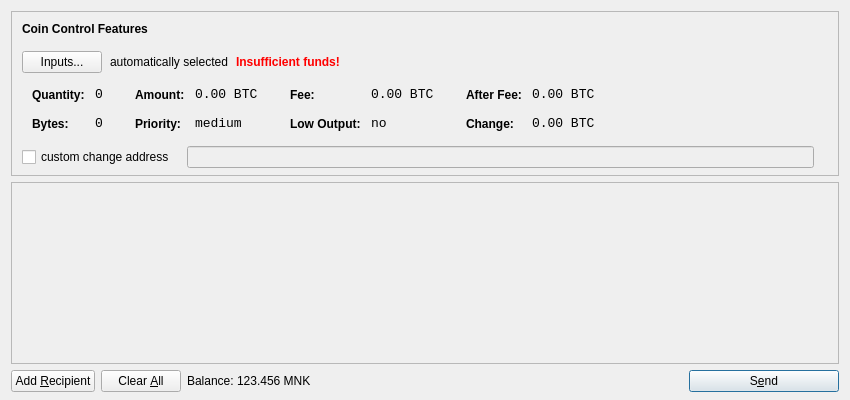
<?xml version="1.0" encoding="UTF-8"?>
<ui version="4.0">
 <class>SendCoinsDialog</class>
 <widget class="QDialog" name="SendCoinsDialog">
  <property name="geometry">
   <rect>
    <x>0</x>
    <y>0</y>
    <width>850</width>
    <height>400</height>
   </rect>
  </property>
  <property name="windowTitle">
   <string>Send Coins</string>
  </property>
  <layout class="QVBoxLayout" name="verticalLayout" stretch="0,1,0">
   <property name="bottomMargin">
    <number>8</number>
   </property>
   <item>
    <widget class="QFrame" name="frameCoinControl">
     <property name="sizePolicy">
      <sizepolicy hsizetype="Expanding" vsizetype="Expanding">
       <horstretch>0</horstretch>
       <verstretch>0</verstretch>
      </sizepolicy>
     </property>
     <property name="maximumSize">
      <size>
       <width>16777215</width>
       <height>16777215</height>
      </size>
     </property>
     <property name="frameShape">
      <enum>QFrame::StyledPanel</enum>
     </property>
     <property name="frameShadow">
      <enum>QFrame::Sunken</enum>
     </property>
     <layout class="QVBoxLayout" name="verticalLayoutCoinControl2">
      <property name="spacing">
       <number>-1</number>
      </property>
      <property name="leftMargin">
       <number>0</number>
      </property>
      <property name="topMargin">
       <number>0</number>
      </property>
      <property name="rightMargin">
       <number>0</number>
      </property>
      <property name="bottomMargin">
       <number>6</number>
      </property>
      <item>
       <layout class="QVBoxLayout" name="verticalLayoutCoinControl" stretch="0,0,0,0,1">
        <property name="spacing">
         <number>0</number>
        </property>
        <property name="leftMargin">
         <number>10</number>
        </property>
        <property name="topMargin">
         <number>10</number>
        </property>
        <item>
         <layout class="QHBoxLayout" name="horizontalLayoutCoinControl1">
          <property name="bottomMargin">
           <number>15</number>
          </property>
          <item>
           <widget class="QLabel" name="labelCoinControlFeatures">
            <property name="sizePolicy">
             <sizepolicy hsizetype="Preferred" vsizetype="Maximum">
              <horstretch>0</horstretch>
              <verstretch>0</verstretch>
             </sizepolicy>
            </property>
            <property name="font">
             <font>
              <weight>75</weight>
              <bold>true</bold>
             </font>
            </property>
            <property name="styleSheet">
             <string notr="true">font-weight:bold;</string>
            </property>
            <property name="text">
             <string>Coin Control Features</string>
            </property>
           </widget>
          </item>
         </layout>
        </item>
        <item>
         <layout class="QHBoxLayout" name="horizontalLayoutCoinControl2" stretch="0,0,0,0">
          <property name="spacing">
           <number>8</number>
          </property>
          <property name="bottomMargin">
           <number>10</number>
          </property>
          <item>
           <widget class="QPushButton" name="pushButtonCoinControl">
            <property name="styleSheet">
             <string notr="true"/>
            </property>
            <property name="text">
             <string>Inputs...</string>
            </property>
           </widget>
          </item>
          <item>
           <widget class="QLabel" name="labelCoinControlAutomaticallySelected">
            <property name="text">
             <string>automatically selected</string>
            </property>
            <property name="margin">
             <number>5</number>
            </property>
           </widget>
          </item>
          <item>
           <widget class="QLabel" name="labelCoinControlInsuffFunds">
            <property name="font">
             <font>
              <weight>75</weight>
              <bold>true</bold>
             </font>
            </property>
            <property name="styleSheet">
             <string notr="true">color:red;font-weight:bold;</string>
            </property>
            <property name="text">
             <string>Insufficient funds!</string>
            </property>
            <property name="margin">
             <number>5</number>
            </property>
           </widget>
          </item>
          <item>
           <spacer name="horizontalSpacerCoinControl">
            <property name="orientation">
             <enum>Qt::Horizontal</enum>
            </property>
            <property name="sizeHint" stdset="0">
             <size>
              <width>40</width>
              <height>1</height>
             </size>
            </property>
           </spacer>
          </item>
         </layout>
        </item>
        <item>
         <widget class="QWidget" name="widgetCoinControl" native="true">
          <property name="sizePolicy">
           <sizepolicy hsizetype="Preferred" vsizetype="Preferred">
            <horstretch>0</horstretch>
            <verstretch>0</verstretch>
           </sizepolicy>
          </property>
          <property name="minimumSize">
           <size>
            <width>0</width>
            <height>0</height>
           </size>
          </property>
          <property name="styleSheet">
           <string notr="true"/>
          </property>
          <layout class="QHBoxLayout" name="horizontalLayoutCoinControl5">
           <property name="margin">
            <number>0</number>
           </property>
           <item>
            <layout class="QHBoxLayout" name="horizontalLayoutCoinControl3" stretch="0,0,0,1">
             <property name="spacing">
              <number>20</number>
             </property>
             <property name="topMargin">
              <number>0</number>
             </property>
             <property name="bottomMargin">
              <number>10</number>
             </property>
             <item>
              <layout class="QFormLayout" name="formLayoutCoinControl1">
               <property name="horizontalSpacing">
                <number>10</number>
               </property>
               <property name="verticalSpacing">
                <number>14</number>
               </property>
               <property name="leftMargin">
                <number>10</number>
               </property>
               <property name="topMargin">
                <number>4</number>
               </property>
               <property name="rightMargin">
                <number>6</number>
               </property>
               <item row="0" column="0">
                <widget class="QLabel" name="labelCoinControlQuantityText">
                 <property name="styleSheet">
                  <string notr="true">font-weight:bold;</string>
                 </property>
                 <property name="text">
                  <string>Quantity:</string>
                 </property>
                 <property name="margin">
                  <number>0</number>
                 </property>
                </widget>
               </item>
               <item row="0" column="1">
                <widget class="QLabel" name="labelCoinControlQuantity">
                 <property name="font">
                  <font>
                   <family>Monospace</family>
                   <pointsize>10</pointsize>
                  </font>
                 </property>
                 <property name="cursor">
                  <cursorShape>IBeamCursor</cursorShape>
                 </property>
                 <property name="contextMenuPolicy">
                  <enum>Qt::ActionsContextMenu</enum>
                 </property>
                 <property name="text">
                  <string notr="true">0</string>
                 </property>
                 <property name="margin">
                  <number>0</number>
                 </property>
                 <property name="textInteractionFlags">
                  <set>Qt::LinksAccessibleByMouse|Qt::TextSelectableByKeyboard|Qt::TextSelectableByMouse</set>
                 </property>
                </widget>
               </item>
               <item row="1" column="0">
                <widget class="QLabel" name="labelCoinControlBytesText">
                 <property name="styleSheet">
                  <string notr="true">font-weight:bold;</string>
                 </property>
                 <property name="text">
                  <string>Bytes:</string>
                 </property>
                </widget>
               </item>
               <item row="1" column="1">
                <widget class="QLabel" name="labelCoinControlBytes">
                 <property name="font">
                  <font>
                   <family>Monospace</family>
                   <pointsize>10</pointsize>
                  </font>
                 </property>
                 <property name="cursor">
                  <cursorShape>IBeamCursor</cursorShape>
                 </property>
                 <property name="contextMenuPolicy">
                  <enum>Qt::ActionsContextMenu</enum>
                 </property>
                 <property name="text">
                  <string notr="true">0</string>
                 </property>
                 <property name="textInteractionFlags">
                  <set>Qt::LinksAccessibleByMouse|Qt::TextSelectableByKeyboard|Qt::TextSelectableByMouse</set>
                 </property>
                </widget>
               </item>
              </layout>
             </item>
             <item>
              <layout class="QFormLayout" name="formLayoutCoinControl2">
               <property name="horizontalSpacing">
                <number>10</number>
               </property>
               <property name="verticalSpacing">
                <number>14</number>
               </property>
               <property name="leftMargin">
                <number>6</number>
               </property>
               <property name="topMargin">
                <number>4</number>
               </property>
               <property name="rightMargin">
                <number>6</number>
               </property>
               <item row="0" column="0">
                <widget class="QLabel" name="labelCoinControlAmountText">
                 <property name="styleSheet">
                  <string notr="true">font-weight:bold;</string>
                 </property>
                 <property name="text">
                  <string>Amount:</string>
                 </property>
                 <property name="margin">
                  <number>0</number>
                 </property>
                </widget>
               </item>
               <item row="0" column="1">
                <widget class="QLabel" name="labelCoinControlAmount">
                 <property name="font">
                  <font>
                   <family>Monospace</family>
                   <pointsize>10</pointsize>
                  </font>
                 </property>
                 <property name="cursor">
                  <cursorShape>IBeamCursor</cursorShape>
                 </property>
                 <property name="contextMenuPolicy">
                  <enum>Qt::ActionsContextMenu</enum>
                 </property>
                 <property name="text">
                  <string notr="true">0.00 BTC</string>
                 </property>
                 <property name="textInteractionFlags">
                  <set>Qt::LinksAccessibleByMouse|Qt::TextSelectableByKeyboard|Qt::TextSelectableByMouse</set>
                 </property>
                </widget>
               </item>
               <item row="1" column="0">
                <widget class="QLabel" name="labelCoinControlPriorityText">
                 <property name="styleSheet">
                  <string notr="true">font-weight:bold;</string>
                 </property>
                 <property name="text">
                  <string>Priority:</string>
                 </property>
                </widget>
               </item>
               <item row="1" column="1">
                <widget class="QLabel" name="labelCoinControlPriority">
                 <property name="font">
                  <font>
                   <family>Monospace</family>
                   <pointsize>10</pointsize>
                  </font>
                 </property>
                 <property name="cursor">
                  <cursorShape>IBeamCursor</cursorShape>
                 </property>
                 <property name="contextMenuPolicy">
                  <enum>Qt::ActionsContextMenu</enum>
                 </property>
                 <property name="text">
                  <string>medium</string>
                 </property>
                 <property name="textInteractionFlags">
                  <set>Qt::LinksAccessibleByMouse|Qt::TextSelectableByKeyboard|Qt::TextSelectableByMouse</set>
                 </property>
                </widget>
               </item>
              </layout>
             </item>
             <item>
              <layout class="QFormLayout" name="formLayoutCoinControl3">
               <property name="horizontalSpacing">
                <number>10</number>
               </property>
               <property name="verticalSpacing">
                <number>14</number>
               </property>
               <property name="leftMargin">
                <number>6</number>
               </property>
               <property name="topMargin">
                <number>4</number>
               </property>
               <property name="rightMargin">
                <number>6</number>
               </property>
               <item row="0" column="0">
                <widget class="QLabel" name="labelCoinControlFeeText">
                 <property name="styleSheet">
                  <string notr="true">font-weight:bold;</string>
                 </property>
                 <property name="text">
                  <string>Fee:</string>
                 </property>
                 <property name="margin">
                  <number>0</number>
                 </property>
                </widget>
               </item>
               <item row="0" column="1">
                <widget class="QLabel" name="labelCoinControlFee">
                 <property name="font">
                  <font>
                   <family>Monospace</family>
                   <pointsize>10</pointsize>
                  </font>
                 </property>
                 <property name="cursor">
                  <cursorShape>IBeamCursor</cursorShape>
                 </property>
                 <property name="contextMenuPolicy">
                  <enum>Qt::ActionsContextMenu</enum>
                 </property>
                 <property name="text">
                  <string notr="true">0.00 BTC</string>
                 </property>
                 <property name="textInteractionFlags">
                  <set>Qt::LinksAccessibleByMouse|Qt::TextSelectableByKeyboard|Qt::TextSelectableByMouse</set>
                 </property>
                </widget>
               </item>
               <item row="1" column="0">
                <widget class="QLabel" name="labelCoinControlLowOutputText">
                 <property name="styleSheet">
                  <string notr="true">font-weight:bold;</string>
                 </property>
                 <property name="text">
                  <string>Low Output:</string>
                 </property>
                </widget>
               </item>
               <item row="1" column="1">
                <widget class="QLabel" name="labelCoinControlLowOutput">
                 <property name="font">
                  <font>
                   <family>Monospace</family>
                   <pointsize>10</pointsize>
                  </font>
                 </property>
                 <property name="cursor">
                  <cursorShape>IBeamCursor</cursorShape>
                 </property>
                 <property name="contextMenuPolicy">
                  <enum>Qt::ActionsContextMenu</enum>
                 </property>
                 <property name="text">
                  <string>no</string>
                 </property>
                 <property name="textInteractionFlags">
                  <set>Qt::LinksAccessibleByMouse|Qt::TextSelectableByKeyboard|Qt::TextSelectableByMouse</set>
                 </property>
                </widget>
               </item>
              </layout>
             </item>
             <item>
              <layout class="QFormLayout" name="formLayoutCoinControl4">
               <property name="horizontalSpacing">
                <number>10</number>
               </property>
               <property name="verticalSpacing">
                <number>14</number>
               </property>
               <property name="leftMargin">
                <number>6</number>
               </property>
               <property name="topMargin">
                <number>4</number>
               </property>
               <property name="rightMargin">
                <number>6</number>
               </property>
               <item row="0" column="0">
                <widget class="QLabel" name="labelCoinControlAfterFeeText">
                 <property name="styleSheet">
                  <string notr="true">font-weight:bold;</string>
                 </property>
                 <property name="text">
                  <string>After Fee:</string>
                 </property>
                 <property name="margin">
                  <number>0</number>
                 </property>
                </widget>
               </item>
               <item row="0" column="1">
                <widget class="QLabel" name="labelCoinControlAfterFee">
                 <property name="font">
                  <font>
                   <family>Monospace</family>
                   <pointsize>10</pointsize>
                  </font>
                 </property>
                 <property name="cursor">
                  <cursorShape>IBeamCursor</cursorShape>
                 </property>
                 <property name="contextMenuPolicy">
                  <enum>Qt::ActionsContextMenu</enum>
                 </property>
                 <property name="text">
                  <string notr="true">0.00 BTC</string>
                 </property>
                 <property name="textInteractionFlags">
                  <set>Qt::LinksAccessibleByMouse|Qt::TextSelectableByKeyboard|Qt::TextSelectableByMouse</set>
                 </property>
                </widget>
               </item>
               <item row="1" column="0">
                <widget class="QLabel" name="labelCoinControlChangeText">
                 <property name="styleSheet">
                  <string notr="true">font-weight:bold;</string>
                 </property>
                 <property name="text">
                  <string>Change:</string>
                 </property>
                </widget>
               </item>
               <item row="1" column="1">
                <widget class="QLabel" name="labelCoinControlChange">
                 <property name="font">
                  <font>
                   <family>Monospace</family>
                   <pointsize>10</pointsize>
                  </font>
                 </property>
                 <property name="cursor">
                  <cursorShape>IBeamCursor</cursorShape>
                 </property>
                 <property name="contextMenuPolicy">
                  <enum>Qt::ActionsContextMenu</enum>
                 </property>
                 <property name="text">
                  <string notr="true">0.00 BTC</string>
                 </property>
                 <property name="textInteractionFlags">
                  <set>Qt::LinksAccessibleByMouse|Qt::TextSelectableByKeyboard|Qt::TextSelectableByMouse</set>
                 </property>
                </widget>
               </item>
              </layout>
             </item>
            </layout>
           </item>
          </layout>
         </widget>
        </item>
        <item>
         <layout class="QHBoxLayout" name="horizontalLayoutCoinControl4" stretch="0,0,0">
          <property name="spacing">
           <number>12</number>
          </property>
          <property name="sizeConstraint">
           <enum>QLayout::SetDefaultConstraint</enum>
          </property>
          <property name="topMargin">
           <number>5</number>
          </property>
          <property name="rightMargin">
           <number>5</number>
          </property>
          <item>
           <widget class="QCheckBox" name="checkBoxCoinControlChange">
            <property name="text">
             <string>custom change address</string>
            </property>
           </widget>
          </item>
          <item>
           <widget class="QLineEdit" name="lineEditCoinControlChange">
            <property name="enabled">
             <bool>false</bool>
            </property>
            <property name="sizePolicy">
             <sizepolicy hsizetype="Expanding" vsizetype="Fixed">
              <horstretch>0</horstretch>
              <verstretch>0</verstretch>
             </sizepolicy>
            </property>
           </widget>
          </item>
          <item>
           <widget class="QLabel" name="labelCoinControlChangeLabel">
            <property name="sizePolicy">
             <sizepolicy hsizetype="Preferred" vsizetype="Expanding">
              <horstretch>0</horstretch>
              <verstretch>0</verstretch>
             </sizepolicy>
            </property>
            <property name="minimumSize">
             <size>
              <width>0</width>
              <height>0</height>
             </size>
            </property>
            <property name="text">
             <string/>
            </property>
            <property name="margin">
             <number>3</number>
            </property>
           </widget>
          </item>
         </layout>
        </item>
        <item>
         <spacer name="verticalSpacerCoinControl">
          <property name="orientation">
           <enum>Qt::Vertical</enum>
          </property>
          <property name="sizeHint" stdset="0">
           <size>
            <width>800</width>
            <height>1</height>
           </size>
          </property>
         </spacer>
        </item>
       </layout>
      </item>
     </layout>
    </widget>
   </item>
   <item>
    <widget class="QScrollArea" name="scrollArea">
     <property name="widgetResizable">
      <bool>true</bool>
     </property>
     <widget class="QWidget" name="scrollAreaWidgetContents">
      <property name="geometry">
       <rect>
        <x>0</x>
        <y>0</y>
        <width>830</width>
        <height>165</height>
       </rect>
      </property>
      <layout class="QVBoxLayout" name="verticalLayout_2">
       <property name="margin">
        <number>0</number>
       </property>
       <item>
        <layout class="QVBoxLayout" name="entries">
         <property name="spacing">
          <number>6</number>
         </property>
        </layout>
       </item>
       <item>
        <spacer name="verticalSpacer">
         <property name="orientation">
          <enum>Qt::Vertical</enum>
         </property>
         <property name="sizeHint" stdset="0">
          <size>
           <width>20</width>
           <height>40</height>
          </size>
         </property>
        </spacer>
       </item>
      </layout>
     </widget>
    </widget>
   </item>
   <item>
    <layout class="QHBoxLayout" name="horizontalLayout">
     <item>
      <widget class="QPushButton" name="addButton">
       <property name="toolTip">
        <string>Send to multiple recipients at once</string>
       </property>
       <property name="text">
        <string>Add &amp;Recipient</string>
       </property>
       <property name="icon">
        <iconset resource="../bitcoin.qrc">
         <normaloff>:/icons/add</normaloff>:/icons/add</iconset>
       </property>
       <property name="autoDefault">
        <bool>false</bool>
       </property>
      </widget>
     </item>
     <item>
      <widget class="QPushButton" name="clearButton">
       <property name="sizePolicy">
        <sizepolicy hsizetype="Minimum" vsizetype="Fixed">
         <horstretch>0</horstretch>
         <verstretch>0</verstretch>
        </sizepolicy>
       </property>
       <property name="toolTip">
        <string>Remove all transaction fields</string>
       </property>
       <property name="text">
        <string>Clear &amp;All</string>
       </property>
       <property name="icon">
        <iconset resource="../bitcoin.qrc">
         <normaloff>:/icons/remove</normaloff>:/icons/remove</iconset>
       </property>
       <property name="autoRepeatDelay">
        <number>300</number>
       </property>
       <property name="autoDefault">
        <bool>false</bool>
       </property>
      </widget>
     </item>
     <item>
      <layout class="QHBoxLayout" name="horizontalLayout_2">
       <property name="spacing">
        <number>3</number>
       </property>
       <item>
        <widget class="QLabel" name="label">
         <property name="text">
          <string>Balance:</string>
         </property>
        </widget>
       </item>
       <item>
        <widget class="QLabel" name="labelBalance">
         <property name="cursor">
          <cursorShape>IBeamCursor</cursorShape>
         </property>
         <property name="text">
          <string>123.456 MNK</string>
         </property>
         <property name="textInteractionFlags">
          <set>Qt::LinksAccessibleByMouse|Qt::TextSelectableByKeyboard|Qt::TextSelectableByMouse</set>
         </property>
        </widget>
       </item>
      </layout>
     </item>
     <item>
      <spacer name="horizontalSpacer">
       <property name="orientation">
        <enum>Qt::Horizontal</enum>
       </property>
       <property name="sizeHint" stdset="0">
        <size>
         <width>40</width>
         <height>20</height>
        </size>
       </property>
      </spacer>
     </item>
     <item>
      <widget class="QPushButton" name="sendButton">
       <property name="minimumSize">
        <size>
         <width>150</width>
         <height>0</height>
        </size>
       </property>
       <property name="toolTip">
        <string>Confirm the send action</string>
       </property>
       <property name="text">
        <string>S&amp;end</string>
       </property>
       <property name="icon">
        <iconset resource="../bitcoin.qrc">
         <normaloff>:/icons/send</normaloff>:/icons/send</iconset>
       </property>
       <property name="default">
        <bool>true</bool>
       </property>
      </widget>
     </item>
    </layout>
   </item>
  </layout>
 </widget>
 <resources>
  <include location="../bitcoin.qrc"/>
 </resources>
 <connections/>
</ui>
